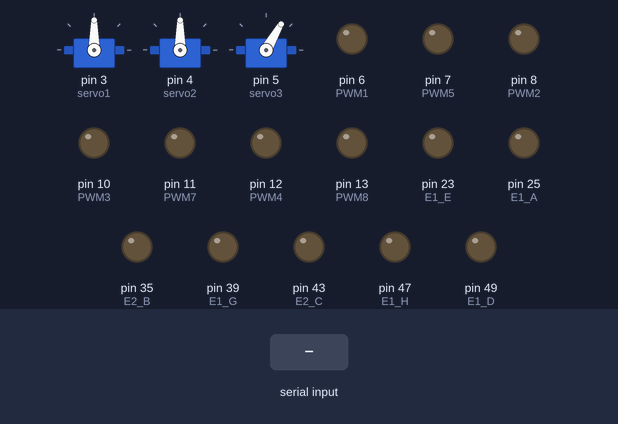
A sketch run on a simulated Arduino Mega 2560, built with avr-gcc and run on an emulated ATmega2560. Shown: 3 × servo, output pins drawn as LEDs (lit = HIGH). Inputs (shaded band) come from the test bench. What the sketch prints to the serial monitor is not drawn.

Above: at 1.2 s.
1.3 s: "Z90\n" received over the second serial link
At 1.7 s:
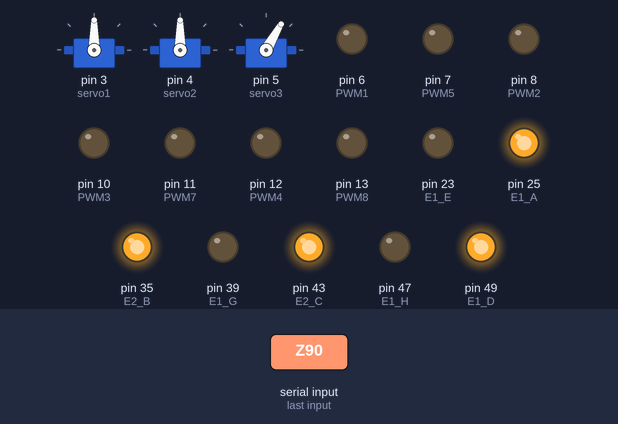
2.8 s: "Z,45\n" received over the second serial link
At 4.0 s:
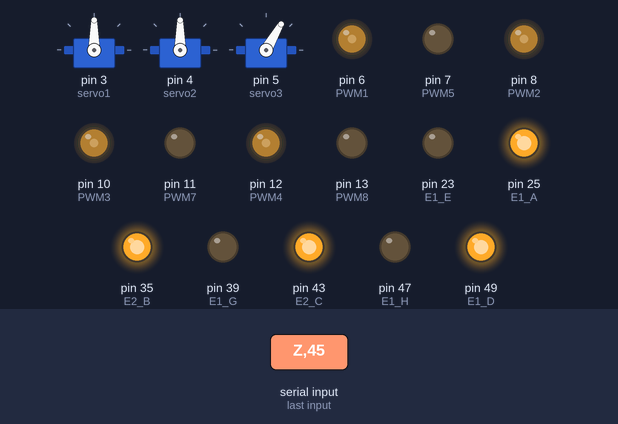
4.3 s: "O90\n" received over the second serial link
At 5.2 s:
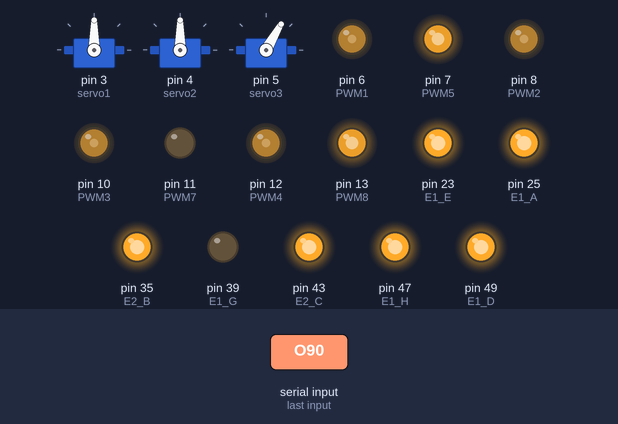
5.8 s: "O,45\n" received over the second serial link
At 6.4 s:
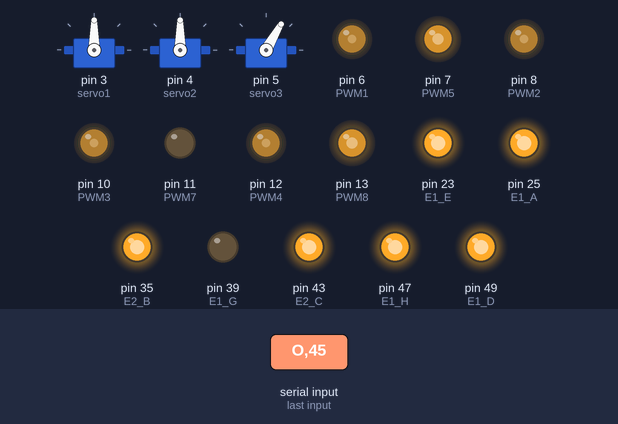
7.3 s: "B\n" received over the second serial link
At 8.5 s:
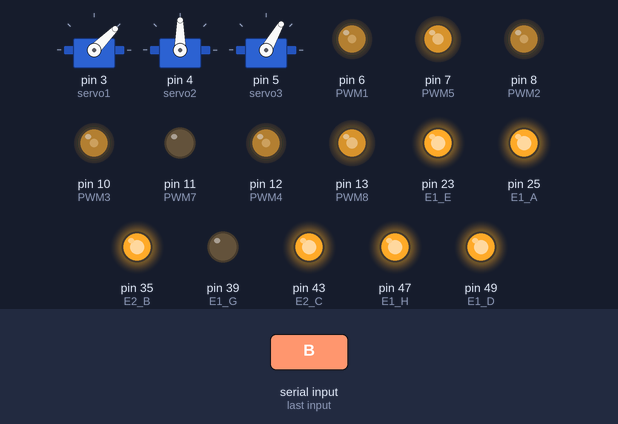
8.8 s: "X90\n" received over the second serial link
At 9.9 s:
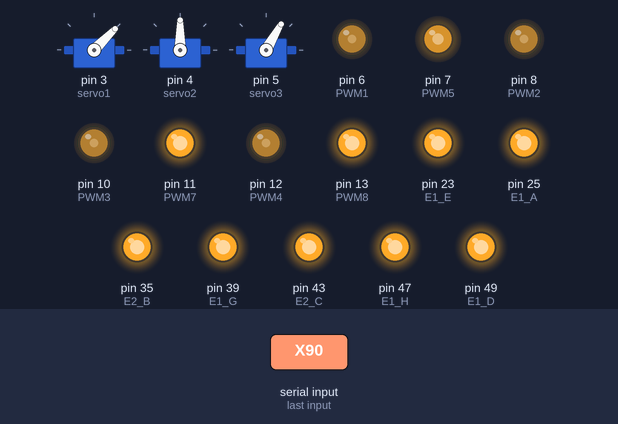
Timing chart, 0 to 11.3 s (numbered marks = the images above; inputs shaded):
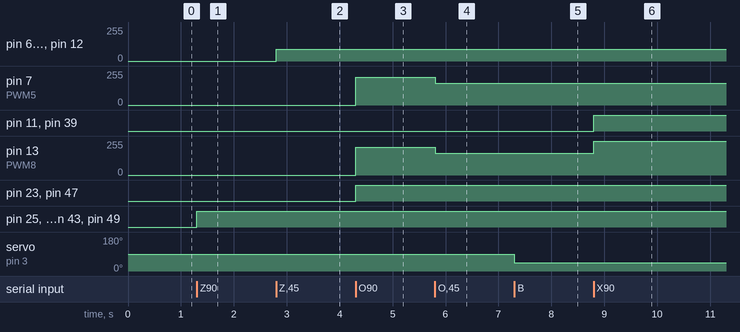

Measured:
- after the input at 1.3 s, pin 25 (E1_A), pin 35 (E2_B), pin 43 (E2_C), pin 49 (E1_D): LOW → HIGH at once
- after the input at 2.8 s, pin 6 (PWM1), pin 8 (PWM2), pin 10 (PWM3), pin 12 (PWM4): 0/255 → 90/255 at once
- after the input at 4.3 s, pin 7 (PWM5), pin 13 (PWM8): 0/255 → 210/255 at once; pin 23 (E1_E), pin 47 (E1_H): LOW → HIGH at once
- after the input at 5.8 s, pin 7 (PWM5), pin 13 (PWM8): 210/255 → 165/255 at once
- after the input at 7.3 s, servo on pin 3 (servo1): 90° → 45° at once
- after the input at 8.8 s, pin 11 (PWM7), pin 39 (E1_G): LOW → HIGH at once; pin 13 (PWM8): 165/255 → 255/255 at once

The sketch:

Rxd.ino
```cpp
#include <Servo.h>

Servo servo1;
Servo servo2;
Servo servo3;

#define E1_A 25
#define E2_A 27
#define E1_B 33
#define E2_B 35
#define E1_C 41
#define E2_C 43
#define E1_D 49
#define E2_D 51
#define E1_E 23
#define E2_E 29
#define E1_F 31
#define E2_F 37
#define E1_G 39
#define E2_G 45
#define E1_H 47
#define E2_H 53

#define PWM1 6
#define PWM2 8
#define PWM3 10
#define PWM4 12
#define PWM5 7
#define PWM6 9
#define PWM7 11
#define PWM8 13

//#define E_485 3

//long previousMillis = 0;
//long interval = 1000; //定时时间

int V_Updown = 0;
int V_Turn = 0;
int V_Goback = 0;
int V_Leftright = 0;
int V_jidianqi = 0;
int V_duoji1 = 20;
int V_duoji2 = 90;
int V_duoji3 = 90;
int V_CH7 =0;
int V_CH8 =0;

int speed_1_Val = 0;
int speed_2_Val = 0;
int speed_3_Val = 0;
int speed_4_Val = 0;
int speed_5_Val = 0;
int speed_6_Val = 0;
int speed_7_Val = 0;
int speed_8_Val = 0;

void Moto_out_1(unsigned int speed_m)
{
  digitalWrite (E1_A,1);
  digitalWrite (E2_A,0);
  analogWrite (PWM1,speed_m);
}

void Moto_out_2(unsigned int speed_m)
{
  digitalWrite (E1_B,0);
  digitalWrite (E2_B,1);
  analogWrite (PWM2,speed_m);
}

void Moto_out_3(unsigned int speed_m)
{
  digitalWrite (E1_C,0);
  digitalWrite (E2_C,1);
  analogWrite (PWM3,speed_m);
}

void Moto_out_4(unsigned int speed_m)
{
  digitalWrite (E1_D,1);
  digitalWrite (E2_D,0);
  analogWrite (PWM4,speed_m);
}

void Moto_out_5(unsigned int speed_m)
{
  digitalWrite (E1_E,1);
  digitalWrite (E2_E,0);
  analogWrite (PWM5,speed_m);
}

void Moto_out_6(unsigned int speed_m)
{
  digitalWrite (E1_F,1);
  digitalWrite (E2_F,0);
  analogWrite (PWM6,speed_m);
}

void Moto_out_7(unsigned int speed_m)
{
  digitalWrite (E1_G,1);
  digitalWrite (E2_G,0);
  analogWrite (PWM7,speed_m);
}

void Moto_out_8(unsigned int speed_m)
{
  digitalWrite (E1_H,1);
  digitalWrite (E2_H,0);
  analogWrite (PWM8,speed_m);
}

void setup()
{
  Serial.begin(9600);//设置波特率
  Serial1.begin(9600);

  servo1.attach(3);
  servo2.attach(4);
  servo3.attach(5);

  pinMode(E1_A,OUTPUT);
  pinMode(E2_A,OUTPUT);
  pinMode(E1_B,OUTPUT);
  pinMode(E2_B,OUTPUT);
  pinMode(E1_C,OUTPUT);
  pinMode(E2_C,OUTPUT);
  pinMode(E1_D,OUTPUT);
  pinMode(E2_D,OUTPUT);
  pinMode(E1_E,OUTPUT);
  pinMode(E2_E,OUTPUT);
  pinMode(E1_F,OUTPUT);
  pinMode(E2_F,OUTPUT);
  pinMode(E1_G,OUTPUT);
  pinMode(E2_G,OUTPUT);
  pinMode(E1_H,OUTPUT);
  pinMode(E2_H,OUTPUT);

  pinMode(3,OUTPUT);
  pinMode(4,OUTPUT);
  pinMode(5,OUTPUT);
}
void loop()
{
//    int flag = 0;
//    static int v = 0;
//    servo1.write(20);
//    servo2.write(90);
    servo3.write(60);

  digitalWrite(3,0);
  digitalWrite(4,0);
//  digitalWrite(5,0);

  while(1)
  {
    int flag = 0;
    static int v = 0;
    if(Serial1.available())
	{
		char ch = Serial1.read();//读取串口数据
		switch(ch)
		{
			case'0'...'9':v = v*10+ch-'0';//字符换成合适进制
					break;
                        case'Z':V_Updown=v;
                                        flag=1;
                                        v=0;
                                       break;
                        case'O':V_Turn=v-255;
                                        flag=2;
                                        v=0;
                                       break;
                        case'X':V_Goback=v-255;
                                        flag=3;
                                        v=0;
                                       break;
                        case'Y':V_Leftright=v-255;
                                        flag=4;
                                        v=0;
                                       break;
                        case'A':V_jidianqi=v;
                                        flag=5;
                                        v=0;
                                        break;
                        case'B':V_duoji1=v;
                                        flag=6;
                                        v=0;
                                        break;
                        case'C':V_CH7=v;
                                        flag=7;
                                        v=0;
                                        break;
                        case'D':V_CH8=v;
                                        flag=8;
                                        v=0;
                                        break;
                        case'E':V_duoji2=v;
                                        flag=9;
                                        v=0;
                                        break;
                        case'F':V_duoji2=v;
                                        flag=10;
                                        v=0;
                                        break;

		}
	}

        if(flag==1)
        {
            if(V_Updown<80&V_Updown>20)
              V_Updown=80;
            if(V_Updown<=20)
              V_Updown=0;
            Serial.print(V_Updown);Serial.print("\t");
            Moto_out_1(V_Updown);
            Moto_out_2(V_Updown);
            Moto_out_3(V_Updown);
            Moto_out_4(V_Updown);
        }

        if(flag==2)
        {
            Serial.print(V_Turn);Serial.print("\t");
            if(V_Turn>=0)
            {
                if(V_Turn<90&V_Turn>50)
                  V_Turn=90;
                if(V_Turn<=50)
                  V_Turn=0;
                speed_6_Val = V_Turn;
                speed_7_Val = V_Turn;
                Moto_out_6(speed_6_Val);
                Moto_out_7(speed_7_Val);
            }
            else
            {
                if(V_Turn>-90&V_Turn<-50)
                  V_Turn=-90;
                if(V_Turn>=-50)
                  V_Turn=0;
                speed_5_Val = -V_Turn;
                speed_8_Val = -V_Turn;
                Moto_out_5(speed_5_Val);
                Moto_out_8(speed_8_Val);
            }
        }
        if(flag==3)
        {
            Serial.print(V_Goback);Serial.print("\t");
            if(V_Goback>=0)
            {
                if(V_Goback<90&V_Goback>50)
                  V_Goback=90;
                if(V_Goback<=50)
                  V_Goback=0;
                if(V_Goback>=V_Leftright&V_Goback>=-V_Leftright)
                {
                    speed_5_Val = V_Goback;
                    speed_6_Val = V_Goback;
                    Moto_out_5(speed_5_Val);
                    Moto_out_6(speed_6_Val);
                }
            }
            else
            {
                if(V_Goback>-90&V_Goback<-50)
                  V_Goback=-90;
                if(V_Goback>=-50)
                  V_Goback=0;
                if(-V_Goback>=V_Leftright&-V_Goback>=-V_Leftright)
                {
                    speed_7_Val = -V_Goback;
                    speed_8_Val = -V_Goback;
                    Moto_out_7(speed_7_Val);
                    Moto_out_8(speed_8_Val);
                }
            }
        }

        if(flag==4)
        {
            Serial.print(V_Leftright);Serial.print("\t");
            if(V_Leftright>=0)
            {
                if(V_Leftright<90&V_Leftright>50)
                  V_Leftright=90;
                if(V_Leftright<=50)
                  V_Leftright=0;
                if(V_Leftright>V_Goback&V_Leftright>-V_Goback)
                {
                    speed_6_Val = V_Leftright;
                    speed_8_Val = V_Leftright;
                    Moto_out_6(speed_6_Val);
                    Moto_out_8(speed_8_Val);
                }
            }
            else
            {
                if(V_Leftright>-90&V_Leftright<-50)
                  V_Leftright=-90;
                if(V_Leftright>=-50)
                  V_Leftright=0;
                if(-V_Leftright>V_Goback&-V_Leftright>-V_Goback)
                {
                    speed_5_Val = -V_Leftright;
                    speed_7_Val = -V_Leftright;
                    Moto_out_5(speed_5_Val);
                    Moto_out_7(speed_7_Val);
                }
            }
        }

//        if(flag==5)
//        {

//        }

        if(flag==6)
        {
          servo1.write(V_duoji1);
        }

        if(flag==7)
        {
          if(V_CH7==0)
          {
            V_duoji3++;
            servo3.write(V_duoji3);
          }
          else
          {
            servo3.write(V_duoji3);
          }
        }

        if(flag==8)
        {
          if(V_CH8==0)
          {
            V_duoji3--;
            servo3.write(V_duoji3);
          }
          else
          {
            servo3.write(V_duoji3);
          }
        }

        if(flag==9||flag==10)
        {
          servo2.write(V_duoji2);
        }
  }

//  if(currentMillis - previousMillis > interval)
//    {
//      previousMillis = currentMillis;
//       V_POWER=(analogRead(POWER)-680)*1.35;
//    if(V_POWER>=99){V_POWER=99;}
//       Serial.print(V_POWER);
//       Serial.print('V');
//    }
//      Serial.flush();
}
```
